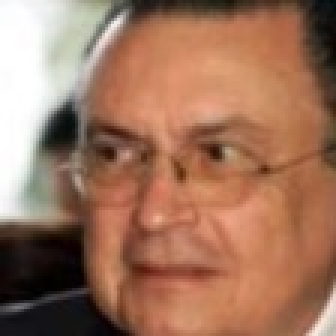
#> input picture models/interaction/face_recognition/mobilefacenet/examples/input/sample_1_a.jpg, 112 x 112 px (shown 3 times larger); its folder holds only this picture in this run
$ python -i resnet101.py   (imports and definitions only)
#> lines starting #> are read from the running program, lines starting #| are printed output that depends on the picture
"""主机与板端共享 ResNet101 V2 的预处理、标签及张量契约."""

import hashlib
import math
from pathlib import Path

import numpy as np
from PIL import Image


MODEL = "resnet101"
WEIGHTS = "ResNet101_Weights.IMAGENET1K_V2"
TORCHVISION_VERSION = "0.15.1"
PROTOCOL = {
    "dataset": "imagenet_val2012",
    "samples": 50000,
    "resize_short_side": 232,
    "crop_size": 224,
    "interpolation": "Pillow bilinear",
    "color": "RGB",
    "layout": "NCHW",
    "external_range": [0.0, 1.0],
    "normalization": "in_graph",
    "mean": [0.485, 0.456, 0.406],
    "std": [0.229, 0.224, 0.225],
    "label_order": "torchvision_imagenet_1k_0based",
    "topk_ties": "stable_class_index_ascending",
}


def preprocess(path: Path) -> np.ndarray:
    """复现官方 PIL 缩放和中心裁剪,归一化已包含在导出图中.

    Args:
        path: 原始图片路径.

    Returns:
        连续存储的 `[1,3,224,224]` RGB FP32 `[0,1]` 张量.
    """
    with Image.open(path) as source:
#> source is the input picture: PIL image 112x112 RGB; mean R, G, B 159.1, 115.8, 93
        image = source.convert("RGB")
    width, height = image.size
#> width = 112; height = 112
    short, long = sorted((width, height))
#> short = 112; long = 112
    resized_long = int(232 * long / short)
#> resized_long = 232
    size = (232, resized_long) if width <= height else (resized_long, 232)
#> size = (232, 232)
    image = image.resize(size, resample=Image.Resampling.BILINEAR)
    left = int(round((size[0] - 224) / 2.0))
#> left = 4
    top = int(round((size[1] - 224) / 2.0))
#> top = 4
    image = image.crop((left, top, left + 224, top + 224))
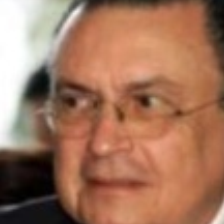
#> image: PIL image 224x224 RGB; mean R, G, B 161.5, 116.4, 92.7
    values = np.asarray(image, dtype=np.float32) / np.float32(255.0)
    return np.ascontiguousarray(values.transpose(2, 0, 1)[None])


# [28 lines left out: functions validation_images, read_labels, not called in this run]


def label_signature(labels: list[int]) -> str:
    """只用标签内容匹配主机和板端参考,避免不同标签映射混用."""
    return hashlib.sha256(np.asarray(labels, dtype="<i4").tobytes()).hexdigest()


# [18 lines left out: function validate_contract, not called in this run]

>>> result = preprocess('../../../../../interaction/face_recognition/mobilefacenet/examples/input/sample_1_a.jpg')

$ run again, on models/interaction/face_recognition/mobilefacenet/examples/input/sample_2_a.jpg
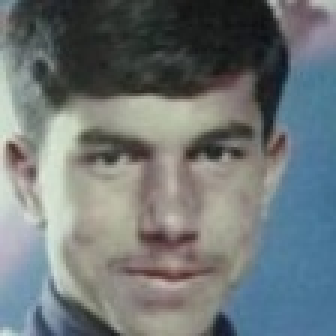
#> input picture models/interaction/face_recognition/mobilefacenet/examples/input/sample_2_a.jpg, 112 x 112 px (shown 3 times larger)
#> in preprocess, source is the input picture: PIL image 112x112 RGB; mean R, G, B 110.6, 118, 119.1
#> in preprocess, `image = image.crop((left, top, left + 224, top + 224))`:
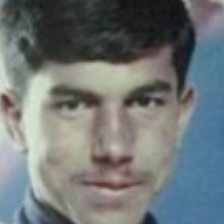
#> image: PIL image 224x224 RGB; mean R, G, B 111.1, 117.8, 118.3

$ run again, on models/interaction/face_recognition/mobilefacenet/examples/input/sample_3_a.jpg
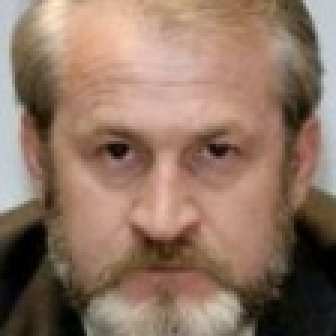
#> input picture models/interaction/face_recognition/mobilefacenet/examples/input/sample_3_a.jpg, 112 x 112 px (shown 3 times larger)
#> in preprocess, source is the input picture: PIL image 112x112 RGB; mean R, G, B 143.2, 116.4, 99.7
#> in preprocess, `image = image.crop((left, top, left + 224, top + 224))`:
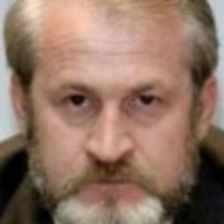
#> image: PIL image 224x224 RGB; mean R, G, B 144, 115.7, 98.4

$ run again, on models/interaction/face_recognition/mobilefacenet/examples/input/sample_1_b.jpg
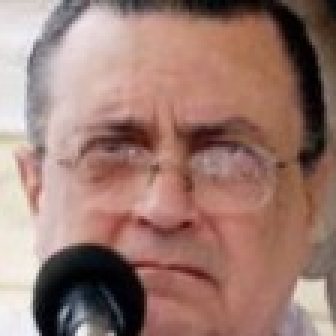
#> input picture models/interaction/face_recognition/mobilefacenet/examples/input/sample_1_b.jpg, 112 x 112 px (shown 3 times larger)
#> in preprocess, source is the input picture: PIL image 112x112 RGB; mean R, G, B 155.7, 122.1, 112.9
#> in preprocess, `image = image.crop((left, top, left + 224, top + 224))`:
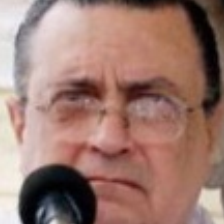
#> image: PIL image 224x224 RGB; mean R, G, B 156.6, 121.6, 112.1
